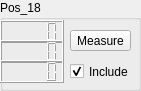
     <widget class="QGroupBox" name="Calib_box_18">
      <property name="geometry">
       <rect>
        <x>640</x>
        <y>140</y>
        <width>141</width>
        <height>91</height>
       </rect>
      </property>
      <property name="title">
       <string>Pos_18</string>
      </property>
      <widget class="QLCDNumber" name="calib_box_x_19">
       <property name="geometry">
        <rect>
         <x>0</x>
         <y>20</y>
         <width>64</width>
         <height>23</height>
        </rect>
       </property>
      </widget>
      <widget class="QLCDNumber" name="calib_box_y_19">
       <property name="geometry">
        <rect>
         <x>0</x>
         <y>40</y>
         <width>64</width>
         <height>23</height>
        </rect>
       </property>
      </widget>
      <widget class="QLCDNumber" name="calib_box_z_19">
       <property name="geometry">
        <rect>
         <x>0</x>
         <y>60</y>
         <width>64</width>
         <height>23</height>
        </rect>
       </property>
      </widget>
      <widget class="QPushButton" name="calibButton_19">
       <property name="geometry">
        <rect>
         <x>70</x>
         <y>30</y>
         <width>61</width>
         <height>21</height>
        </rect>
       </property>
       <property name="text">
        <string>Measure</string>
       </property>
      </widget>
      <widget class="QCheckBox" name="checkBox_19">
       <property name="geometry">
        <rect>
         <x>70</x>
         <y>60</y>
         <width>92</width>
         <height>23</height>
        </rect>
       </property>
       <property name="text">
        <string>Include</string>
       </property>
       <property name="checked">
        <bool>true</bool>
       </property>
      </widget>
     </widget>
